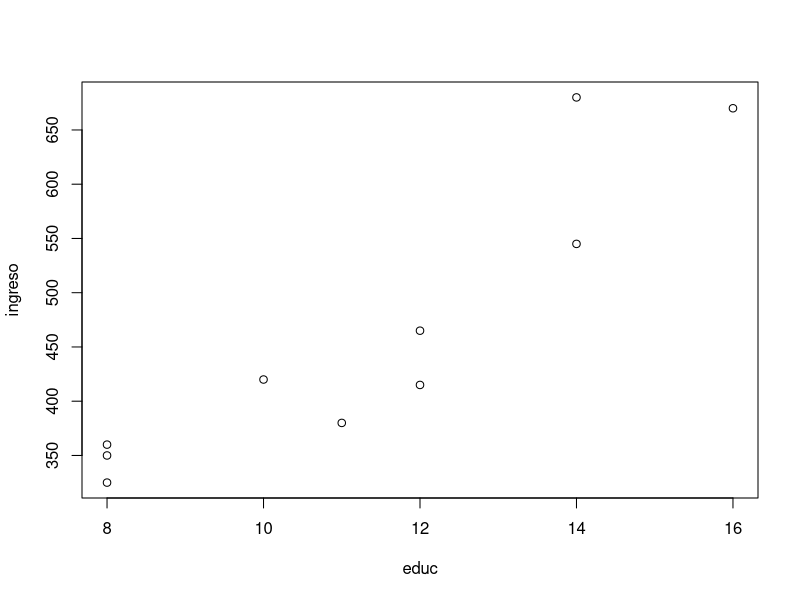

Write R code to recreate this figure. (Note: this script raises an error after producing the figure.)
## ---- chunk 1
# The most important
## This is a bit less important
### This is a bit less important than the previous one
#### The least important
## ---- chunk 2
install.packages("dplyr")
## ---- chunk 3
rm(list=ls())
## ---- chunk 4
rm(data1)
## ---- chunk 5
x <- "hola"
## ---- chunk 6
2+2 
3*5^(1/2)
## ---- chunk 7
2+2 ; 3*5^(1/2)
3+4 
5*4 
8/4 
6^7
6^77

log(10) 
log(1)

sqrt(91) # raiz cuadrada

round(7.3) # redondear
## ---- chunk 8
sqrt(91) + 4892788*673 - (log(4)*round(67893.9181, digits = 2))
## ---- chunk 9
2i+5i+sqrt(25i)
## ---- chunk 10
y <- 2 + 4 
y
## ---- chunk 11
sqrt(49)
## ---- chunk 12
summary(mtcars$mpg)
## ---- chunk 13
data()
## ---- chunk 14
x <- 2 
y <- 3
z <-c(x,y) 
z
## ---- chunk 15
mean(z) 
median(z)
## ---- chunk 16
w <- mean(z)
## ---- chunk 17
a <- 3+10 
b <- 2*4
## ---- chunk 18
a > b
## ---- chunk 19
a 
b 
# o altenativamente utilizar print 
print(a) 
print(b)
## ---- chunk 20
valores <- c(a,b)
promedio <- mean(valores)
print(promedio)
promedio
## ---- chunk 21
a <- 2 
b <- 5
valores1 <- c(a,b)
promedio1 <-mean(valores1)
print(promedio1)
## ---- chunk 22
rm(list = ls()) 
rm(promedio)
## ---- chunk 23
educ <- c(8,12,8,11,16,14,8,10,14,12)
ingreso <- c(325,415,360,380,670,545,350,420,680,465)
## ---- chunk 24
mean(ingreso)
promedioingreso <- mean(ingreso)

sd(ingreso)
sdingreso <- sd(ingreso)

cor(educ, ingreso)
coreduing <- cor(educ,ingreso)
## ---- chunk 25
plot(educ, ingreso)
## ---- chunk 26
lm(ingreso ~ educ)
## ---- chunk 27
# min_height
# max.height
# _age
# .mass
# MaxLength
# Min-length
# 2widths
# Calsius2kelvin
## ---- chunk 28
x <- c(1,2,3,4,5)
#o bien
y <- c(6:8)
## ---- chunk 29
z <- x + y 
z
## ---- chunk 30
x<-c(1:4)
y<-c(1:3)
## ---- chunk 31
length(x)
length(y)
## ---- chunk 32
z <- x + y 
z
## ---- chunk 33
x <- rep(1.5:9.5,4) #genera repeticiones de los valores definidos 
y <- c(20:30)
x1 <- c(1,2)
x2 <- c(3,4)
x3 <- c(x1,x2)
x4 <- c(c(1,2), c(3,4))
## ---- chunk 34
y[3] # obtener el tercer elemento 
y[2:4] 
y[4:2]
y[c(2,6)]
y[c(2,16)]
## ---- chunk 35
x <- matrix (data = c(1,2,3,4), 
             nrow = 2, 
             ncol = 2) 


x1 <- matrix(c(1,2,3,4), 
             2, 
             2)
## ---- chunk 36
x 
x1
## ---- chunk 37
y <- matrix(data = c(1:4),
          nrow = 3, 
          ncol = 2, 
          byrow = TRUE)
y
## ---- chunk 38
dim(y)
dim(y)[1] # cantidad de filas
dim(y)[2] # cantidad de columnas

y<- matrix(c(1,2,3,4), nrow=2, ncol=2, byrow=2)
y
## ---- chunk 39
y <- matrix(c(1,2,3,4), nrow=2, ncol=3, byrow= 2) 
y
## ---- chunk 40
y <- matrix(c(1:4), 2, byrow=T)
y 
## ---- chunk 41
y <- matrix(nrow=3, ncol=3)
y #útil para los loops
## ---- chunk 42
y <- matrix (c(1:4), 2, byrow = FALSE, 
             dimnames=list(c("X1","X2"),c("Y1", "Y2")))
y
## ---- chunk 43
colnames(x) <- c("Variable 1", "Variable 2")
rownames(x) <- c("a1", "a2")
x
## ---- chunk 44
w <- c(5,6)
## ---- chunk 45
z <- rbind(x,w) 
z
## ---- chunk 46
z <- cbind(x,w) 
z
## ---- chunk 47
x <- matrix(c(1:9),3)
x
y <- c(5,6)
y

z<-rbind(x,y)
z 
## ---- chunk 48
x<-1:10
x

dim(x)<-c(2,5)
x

## ---- chunk 49
x <- matrix(c(1:9),3)
xtraspuesta <- t(x)
## ---- chunk 50
M <- matrix(1:8, nrow=2)
M
M[1,1]
M[1,]
M[,2]
M[2,c(2,4)]
## ---- chunk 51
dim1 <- c("A1", "A2")
dim2 <- c("B1", "B2", "B3", "B4")
dim3 <- c("C1", "C2", "C3")
## ---- chunk 52
x <- array(1:24,
           c(2,4,3),
           dimnames = list(dim1, dim2, dim3))
x
## ---- chunk 53
x[1,2,3]       # 1 fila, 2da columna, 3ra matriz
x[,,3]         # 3era matriz completa
x[,4,]         # 4ta columna de todas las matrices
x[,-1,2]       # Todas las filas, sin la primera columna, de la matriz 2. 
x[-1,c(1,2),3] # Todas las columnas, sin la fila 1, de la matriz 3. 
x[-1,1:2,3]    # Columnas 1 y 2, sin la fila 1, de la matriz 3. 
x[,,1]*2
## ---- chunk 54
x <- list(c(1:8), "R", TRUE, 2+3i, 5L)
x #separa todo componente
## ---- chunk 55
x[[5]]
x[5]
## ---- chunk 56
x <- list(Titulacion = c("Economia", "Administracion", "Politica"), 
           Edad =c(25,23,27))
x
## ---- chunk 57
x$Titulacion
x[[1]]
x[["Titulacion"]]

x$Edad
x[[2]]
## ---- chunk 58
x[["Edad"]]*3

x$Edad[c(1,3)]*3
## ---- chunk 59
x <-vector("list", length = 10)
## ---- chunk 60
milista <- list(
  
  # Primer elemento sera un vector
  hospitales = c("Van Buren", "Gustavo Fricke", "Salvador"),
  
  # Segundo elemento sera un dataframe
  direccion   = data.frame(
    calle = c("San Ignacio", "Av. Alvarez", "Av. Salvador"),
    ciudad   = c("Valparaíso", "Viña del Mar", "Santiago")
  )
)

milista
## ---- chunk 61
# Retorna el elemento de la lista
milista$hospitales
milista[2]

# Retorna el elemento, pero sin nombre y como vector
milista[[1]]
milista[["hospitales"]]

# Elementos particulares
milista[[1]][3]
milista[[2]][,1]
milista[[2]][1,]
milista[[2]][1,2]
## ---- chunk 62
datos <- data.frame(Titulacion = c("Economia", "Administracion", 
                                   "Administracion"),
                    Edad =c(25,23,27), 
                    ocupacion = c(1,0,1))
datos
## ---- chunk 63
nrow(datos)
ncol(datos)
dim(datos)
## ---- chunk 64
datos[1,1]
datos[,1]
datos[,-2]
datos[, c(1:2)]
datos[, c("Titulacion")]

# Tambien puedo ocupar $ para llamar. 
datos$Titulacion

# Ojo que esto lo puedo hacer con todo
summary(datos[,2])
summary(datos[,2])[3]
summary(datos[,2])["Max."]
## ---- chunk 65
Altura <- c(168, 177, 177, 177, 178, 172, 165, 171, 178, 170)
Peso  <- c(88, 72, 85, 95, 71, 69, 61, 61, 51, 75)
M <- cbind(Altura, Peso)
## ---- chunk 66
install.packages("tidyverse") 
library(tibble) # Una libreria dentro de tidyverse. 
misdatos <- as_tibble(M)
misdatos

# Podemos ver los nombres o bien estadistica básica de cada variable. 
names(misdatos)
summary(misdatos)
## ---- chunk 67
# Opción 1: utilizando $nombre_columna<-vector
datos$id <- c(1:3)
datos

# Opción 2: utilizando el cbind (al igual que con matrices)
id2<-c(1:3)
datos1 <- cbind(id2,datos) 
datos1
## ---- chunk 68
misdatos$Altura
misdatos$Peso
## ---- chunk 69
attach(datos) # para comenzar

# Ahora puedo llamar a sus variables sin utilizar datos
nueva <- Edad * ocupacion 
nueva <- datos$Edad * datos$ocupacion
nueva 

detach(datos) # para terminar
## ---- chunk 70
ejer <- data.frame(Tipo_animal = c("Perro", "Perro","Gato","Perro", 
                                   "Gato","Gato","Gato"),
                   Color =c("Café","Blanco","Negro","Manchas","Café","Tricolor","Negro"), 
                   Peso = c(7,5,3,4,2,5,4),
                   Pasea=c("Sí","Sí","Sí","No","No","No","Sí"))
## ---- chunk 71
# Veamos en un vector

x<-c("T", "FALSE", 1:9,1+2i,"t", "c","a",6)
class(x)

# Podemos llamar a un objeto de un vector 
x[1]
x[3]
## ---- chunk 72
w<-matrix(1:9,3)
w

# Elemento [1,1]
w[1,1]
# Toda la primera columna 
w[,1]
# Toda la segunda fila
w[2,]
# Dos columnas
w[,1:2] # w[,-3]
# Todas las filas menos la primera
w[-1,]
## ---- chunk 73
z <- list(c(1:8), "R", T, 2+3i, 5L)
z #separa todo componente
## ---- chunk 74
z[[1]]

#Y algo dentro de ese objeto 
z[[1]][5]

#Tambien podemos analizar su clasificacion 
class(z[[1]]) #numerico 

#Si es numerico, entonces tambien podemos hacer operaciones 
z[[1]][3]*z[[1]][5]
## ---- chunk 75
x<-c("T", FALSE, 1:9,1+2i,"t", "c","a",6)
class(x)
## ---- chunk 76
class(datos)
class (x)
## ---- chunk 77
# 1. Carácteres
z<-c("a","b")
class(z)

# 2. Números enteros
w<-c(1L,2L,3L) #la L es para obligar que sea entero
class(w)

# 3. Numéricos 
w1 <- c(1,2,3)
class(w1)

# Notar que la L lo obliga a ser entero ¿Qué ocurre si no coloco la L? 

# 4. Valores logicos
v1 <- c(TRUE, FALSE)
class(v1)

# Notar que si estan entre comillas son caracteres, no logical!. 
v<-c("TRUE", "FALSE")
class(v)

# 5. Números complejos 
t<-c(1+2i,1+3i)
class(t)
## ---- chunk 78
h <- c(TRUE,"a", TRUE, 2)
h
class(h)
## ---- chunk 79
h1 <- c(TRUE,2,3)
h1
class(h1)
## ---- chunk 80
x <- c("T", "FALSE", 1:3, 1+2i, "t", "c", "a")
class(x)

y <- c(1:4)
class(y)

y <- c(1,2,3,4)
class(y)
## ---- chunk 81
z <- as.numeric(x)
class(z)
z 
## ---- chunk 82
z1 <- as.character(y)
class(z1)
z1
## ---- chunk 83
x
z2 <- as.logical(x)
class(z2)
z2 
## ---- chunk 84
# Puedo preguntar a R sobre el tipo. 

is.numeric(y)   # Es numerico?
is.character(y) # Es caracter?
is.logical(y)   # Es logico?

# La respuesta a esta pregunta va a ser un valor lógico
class(is.numeric(y))

# También se puede utilizar la opcion `typeof`
typeof(y)
## ---- chunk 85
x <- c("A", "a","a","a", "B", "B","b", "A")
length(x)

sum(x == 'a')
sum(x == 'b')
## ---- chunk 86
0/0
-1/0 
## ---- chunk 87
ejemplo <- c(1,3,NA,4)
is.na(ejemplo)

ejemplo[!is.na(ejemplo)]

# El resultado es un vector. Noten que es importante para utilizar algunas funciones:

mean(ejemplo)
mean(ejemplo, na.rm = TRUE)
## ---- chunk 88
# Redondear
round(c(2.53, 3.52), 1)

# Estadística simple
x <- c(1,2,3,4,5,6)

mean(x)    # promedio
median(x)  # mediana
sd(x)      # desviacion estandar
sum(x)     # suma del vector
min(x)     # Valor minimo
max(x)     # Valor maximo
range(x)   # rango 
summary(x) # resumen 

# Notar que tienen que ser vectores!
mean(10, 6, 12, 10, 5, 0) 
mean(c(10, 6, 12, 10, 5, 0))

# En el primer caso sólo toma el primer valor! Ojo, siempre un vector. 

# Otras funciones
seq(1,10,2 )                        # Crear secuencias
rep(c(1,2,3),10)                    # Repetir
cut(x,2)                            # subdividir
sample(x, size = 3, replace = TRUE) # Generar un aleatorio

# El analisis de datos es...

Altura = c(168, 177, 177, 177, 178, 172, 165, 171, 178, 170)
Peso  = c(88, 72, 85, 95, 71, 69, 61, 61, 51, 75)
M = cbind(Altura, Peso)

# Paquete para trabajar con bases de datos (más detalles en secciones 2.3 y 2.4)
install.packages("tidyverse") 
library(tibble) # Una libreria dentro de tidyverse. 
misdatos <- as_tibble(M)
misdatos

attach(misdatos)
max(Altura)
min(misdatos$Peso)
detach(misdatos)
## ---- chunk 89
rm(list=ls())

# Asignador
a <- 2 * 3
a 

a1 = 2 * 3
a1 

# Nota: Nunca ocupar igual. 

# Igualdad 
TRUE == TRUE 
TRUE == FALSE

# Nota: Para comparar elementos se utiliza doble igual "==".  


# Desigualdad (!=)
TRUE != FALSE 
"Hola" != "Chao"

# Otros comparadores: <, > (>=), (<=) 
3 < 5
5 > 8
5 >= 5

# Nota: No confundir con <- que es para asignar. 

TRUE > FALSE

# Noten que la respuesta en un logical. 

# En vectores y matrices
vector1 <- c(16,9,13)
vector2 <- c(10,12,15)

# Comparar contra un escalar
vector1 > 10
vector2 < 10

# Compararlos entre ellos 
vector1 < vector2

# Veamos en una matriz 
matrix <- matrix(c(vector1, vector2), 
                 byrow = TRUE, 
                 nrow = 2)
matrix

matrix > 10
## ---- chunk 90
rm(list=ls())

v1 <- 3
v2 <- 101
t <- c(1,2,3,4,5,6,7,8)

# El valor v1 ¿se encuentra dentro de t?
v1 %in% t 

# Otro ejemplo....
mivector <- c("a", "b", "c", "d")
"a" %in% mivector

# Si no  está en el vector da un FALSE
"h" %in% mivector

# Si le quiero preguntar si NO está, coloco un signo de exclamación al frente. 
!"a" %in% mivector

# Un vector en otro vector 
a <- seq(12, 19, 1)
b <- seq(1, 16, 1)

# Veamos si los elementos de un vector "largo" están en uno "corto" 
b %in% a

# Esto va a ser muy útil cuando trabajemos con bases de datos. 
## ---- chunk 91
y <- c(2,3,3,4,NA,8)
y

# Vamos a seleccionar solo los que no son NA
y1 <- y[!is.na(y)]
y1 

# Noten que utilizamos la funcion is.NA y un operador (!). Más detalles en parte de análisis de datos, pero noten que la idea principal está aquí. 
## ---- chunk 92
# Operador (&): operador "y"
TRUE & TRUE 
TRUE & FALSE
FALSE & TRUE
FALSE & FALSE 

# Ejemplo 
x <- 12 
x > 5 & x < 11  

# Operador (|): operador "o". Condiciones no excluyentes.
TRUE  | TRUE 
TRUE  | FALSE 
FALSE | TRUE
FALSE | FALSE 

# Ejemplo
y <- 4
y < 5 | y > 15 

# Operador de negación (!)
!TRUE 
!FALSE 

# Combinarlo con funciones 
!is.numeric(5)
!is.numeric("Hello")

# Operadores con vectores 
c(TRUE, TRUE, FALSE) & c(TRUE, FALSE, FALSE)
c(TRUE, TRUE, FALSE) | c(TRUE, FALSE, FALSE)
!c(TRUE,TRUE,FALSE)

# Si utilizo dos "&&" sólo compara el primer elemento del vector
c(TRUE,FALSE,FALSE) || c(TRUE,FALSE,FALSE)
c(TRUE,FALSE,FALSE) && c(TRUE,TRUE, TRUE)
## ---- chunk 93
x <- 3
  
#if (condicion){

#  cualquier cosa que quiero que se haga si la condición se cumple 

#}

if (x > 0) {
  
  print("x es número mayor que cero")
  
}

if (x > 0){
  
  print("x es un número mayor que cero ")
  
}

if (x < 0){
  
  print("x es un número menor que cero")
  
}
## ---- chunk 94
x <- 0

if (x > 0){
  
  print("x es un número positivo")
  
} else{
  
  print("x es un número negativo")
  
}
## ---- chunk 95
x <- 0

if (x > 0){
  
  print("x es mayor que cero")
  
} else if (x == 0){
  
  print("x es igual a cero")
} else{
  
  print("x es menor que cero")
  
}

# Importante: `(%%) corresponde al resto de una división`

x <- 6 

if (x %% 2 == 0){
  
  print("x es divisible por 2")
  
} else if (x %% 3 == 0){
  
  print("x es divisible por 3")
} else {
  
  print("x no es divisible ni por 2 ni por 3")
  
}

# Notar que si la primera condición se cumple, la segunda no se ejecuta aunque sea cierta.  
## ---- chunk 96
valores <-  c(1,2,3,4)
mean(valores)
## ---- chunk 97
# Escribir funciones con un argumento
triple <- function(x){
  
  y <- 3 * x
  return(y)
  
}


triple <- function(x){
  x/2

  
}

triple(500)

# Escribir funciones con mas de un argumento
operacion <- function(a,b){
  
  a*b + a/b
  
  
}

operacion(4,2)

# Escribir funciones fijando opción por defecto.
operacion_defecto <- function(a,b = 1){
  a*b + a/b
  
  
}

operacion_defecto(4)
operacion_defecto(4,0)

# Escribir funciones utilizando if y return.
operacion_condicionales <- function(a,b = 1){
  if (b == 0){
    return(0)
    
  }
  a*b + a/b  
  
}

operacion_condicionales(4,0)

# Funciones con texto 
texto <- function(){
  print("Hola mundo!")
  return(TRUE)
}

texto()

# Funciones por defecto en ambos casos
operacion_dosdefectos <- function(a = 1,b = 1){
  if (b == 0){
    return(0)
    
  }
  
  a*b + a/b  
  
}

operacion_dosdefectos()
## ---- chunk 98
operacion_indeterminada <- function(a,b){
  a/b 
  if (b == 0){
    print("Es indeterminado")
  }
}

operacion_indeterminada(1,0)
## ---- chunk 99
# Imaginen que queremos mostrar los nombres de un vector de forma reiterada
ciudades <- c("Nueva York", "Paris", "Santiago", "Rancagua")

print(ciudades[1])
print(ciudades[2])
print(ciudades[3])
print(ciudades[4])

# Lo anterior se puede hacer utilizando un iterador.
for (i in 1:4){
  print(ciudades[i])
}

# Utilizando variables ocultas...
for (.j in 1:4){
  print(ciudades[.j])
}

for (.j in 1:length(ciudades)){
  print(ciudades[.j])
}

# o escrito señalando el nombre de cada elemento de un vector. 
for (ciudad in ciudades){
  print(ciudad)
}

# Otro ejemplo:
semana <- c("Domingo",
            "Lunes",
            "Martes",
            "Miercoles",
            "Jueves",
            "Viernes",
            "Sabado")

for (dia in semana)
{
  print(dia)
}
## ---- chunk 100
ciudades <- c("Nueva York", "Paris", "Santiago", "Tokio")

# Agregar opcion break: quiebra el loop
for (ciudad in ciudades){
  if(nchar(ciudad) == 8){
    break
  }
  print(ciudad)
}

# Agregar  Opción next: se salta ese elemento
for (ciudad in ciudades){
  if (nchar(ciudad) == 8){
    next 
  }
  print(ciudad)
}
## ---- chunk 101
ciudades <- c("Nueva York", "Paris", "Santiago", 
              "Tokio", "Rancagua", "Roma")

# Ahora el tamaño del loop es flexible. Esto es muy inportante para cuando trabajemos con bases de datos. 

for (i in 1:length(ciudades)){
  print(ciudades[i])
}

# Noten que ahora llamo a los elementos dentro de un loop como subconjuntos de un vector. 

# En resumen, dos versiones de lo mismo 

for (i in 1:length(ciudades)){
  print(ciudades[i])
}

for (ciudad in ciudades){
  
  print(ciudad)
}

# Ejemplo: para dejar mensajes 

for (i in 1:length(ciudades)){
  print(paste(ciudades[i], "esta en la posicion",i, 
              "en el vector ciudades"))
}

# Lo anterior es aplicable para inspecciones de bases de datos, por ejemplo, podemos dejar un mensaje

for (i in 1:length(mtcars)){
  print(paste("el promedio de la variable",
              names(mtcars[i]), "es",
              mean(mtcars[,i])))
}
## ---- chunk 102
x <- 1 

while (x <= 7){
  print(paste("x es", x))
  
# Actualización 
  x <- x + 1 
}

while (x <= 700){
  print(paste("x es", x))
  # Actualizacion 
  x <- x + 1 
}

# Muy importante la actualización.
## ---- chunk 103
nyc <- list(poblacion = 8405837, 
            barrios = c("Manhattan", "Bronx", 
                        "Brooklyn", "Queens", 
                        "Staten Island"))
nyc
## ---- chunk 104
# Puedo hacer esto con un loop 
for (objeto in nyc){
  print(class(objeto))
}

for (i in 1:length(nyc)){
  print(class(nyc[[i]]))
}

# Pero, si utilizo `lapply()` puedo hacerlo mucho más eficiente. 
# Lapply: que aplica esto como si fuese un `for`. 
lapply(nyc,class)
## ---- chunk 105
# Lapply ejecuta la función, en este caso class, para todo elemento del objeto, en este caso nyc. 

# Si quiero saber el número de carácteres
cities <- c("New york","Paris", "Tokyo", " Rio de Janeiro")
lapply(cities,nchar)
class(lapply(cities,nchar))

# Noten que el resultado aquí es una lista. Si quiero que sea un vector, puedo utilizar la función `unlist()`. 
unlist(lapply(cities,nchar))
class(unlist(lapply(cities,nchar)))
## ---- chunk 106
precios <- list(2.25, 2.18, 2.89, 2.84, 2.89)

# Creamos una función
multiplicar <- function(x,factor){
  x * factor
}

# Ahora, podemos aplicar lapply y agregar opciones de la función
tresveces <- lapply(precios, multiplicar, factor = 3)
tresveces <- unlist(tresveces)

# Noten que la sintaxis es: objeto, función, opciones. Es decir, igual a lo anterior, pero pudiendo agregar opcionales. 
## ---- chunk 107
cities <- c("New york","Paris", "Tokyo", " Rio de Janeiro")

lapply(cities,nchar)
sapply(cities,nchar)

# Noten que es bastante ordenado. Sin embargo, falla cuando no es fácil ordenar el resultado. 
## ---- chunk 108
vapply(cities, nchar, numeric(1))
